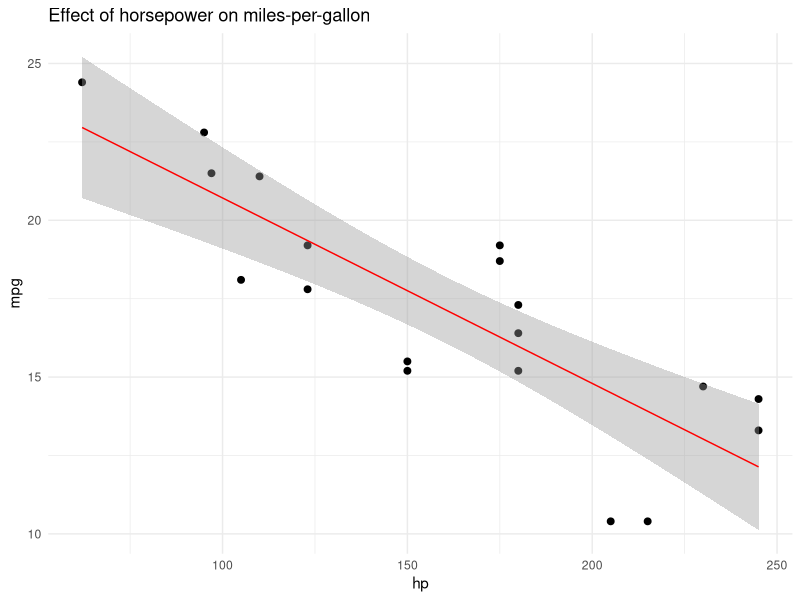
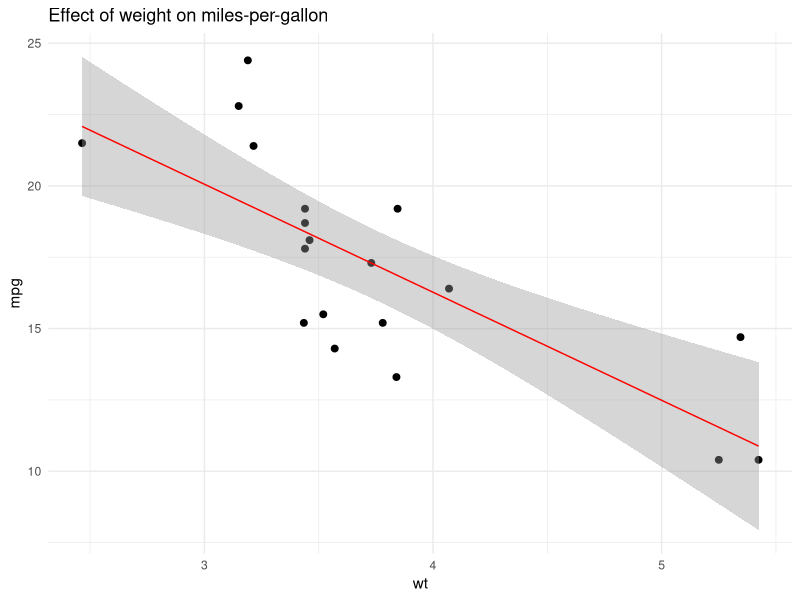
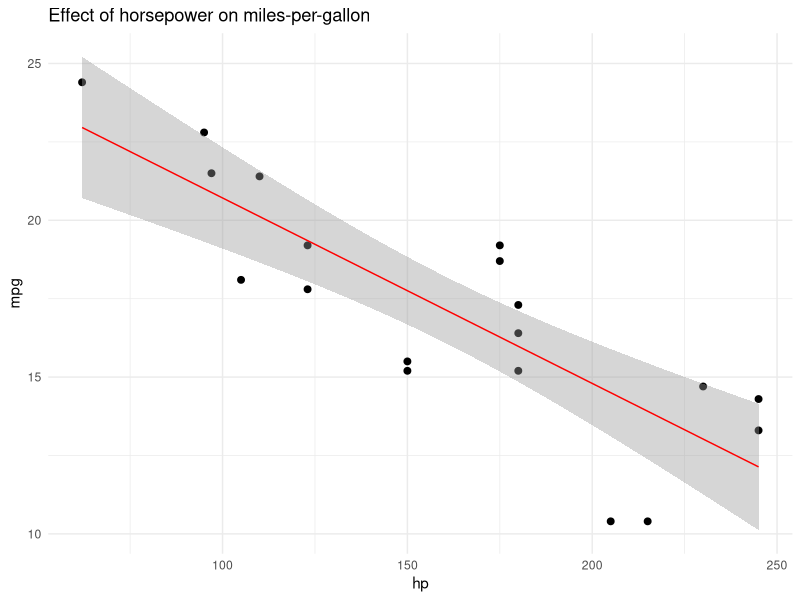
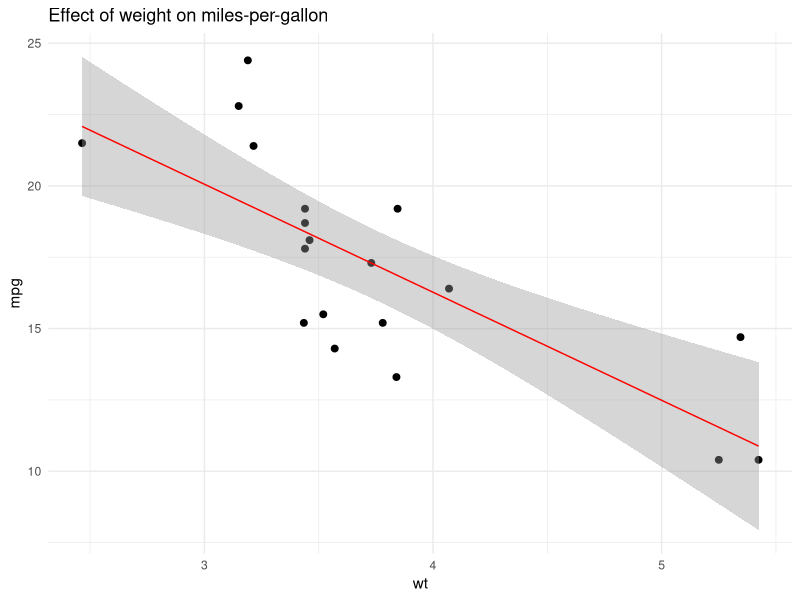

R code for these plots, in order:
data("mtcars")
str(mtcars)
?mtcars
library(tidyverse)
AT <- mtcars %>% filter(am %in% "0")

write.csv(AT, file="./automatic_mtcars.csv")

HP<- ggplot(AT, aes(x=hp,y=mpg))+geom_point(size=2)+geom_smooth(method="lm",linetype=1,size=0.5,color="red")+
  labs(title = "Effect of horsepower on miles-per-gallon")+ theme_minimal()

HP
png("mpg_vs_hp_auto.png")
HP
dev.off()

WT<- ggplot(AT, aes(x=wt,y=mpg))+geom_point(size=2)+
  geom_smooth(method="lm",linetype=1,size=0.5,color="red")+
  labs(title = "Effect of weight on miles-per-gallon")+ theme_minimal()

WT
ggsave("mpg_vs_wt_auto.tiff",dpi=400,width = 6,height = 6)


disp<- subset(mtcars, disp<201)

write.csv(disp, file="./mtcars_max200_displ.csv")

orig.max <- max(mtcars$hp)
auto.max <- max(AT$hp)
disp.max <- max(disp$hp)


sink("./hp_maximums.txt")
print("original max hp")
orig.max
print("auto.tran max hp")
auto.max
print("disp max hp")
disp.max
sink(NULL)
